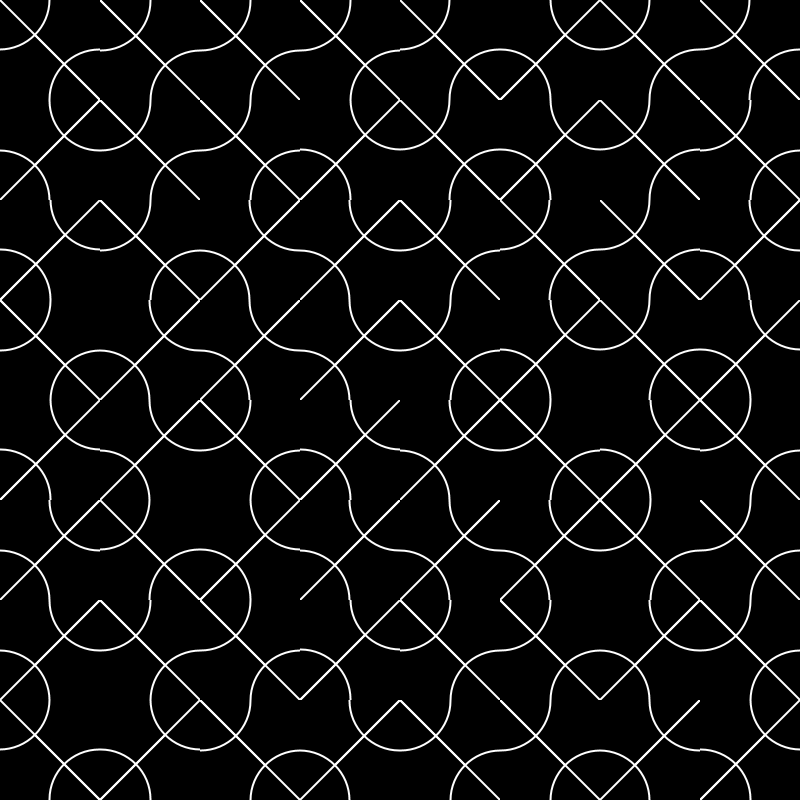
Frame 1 (no input)
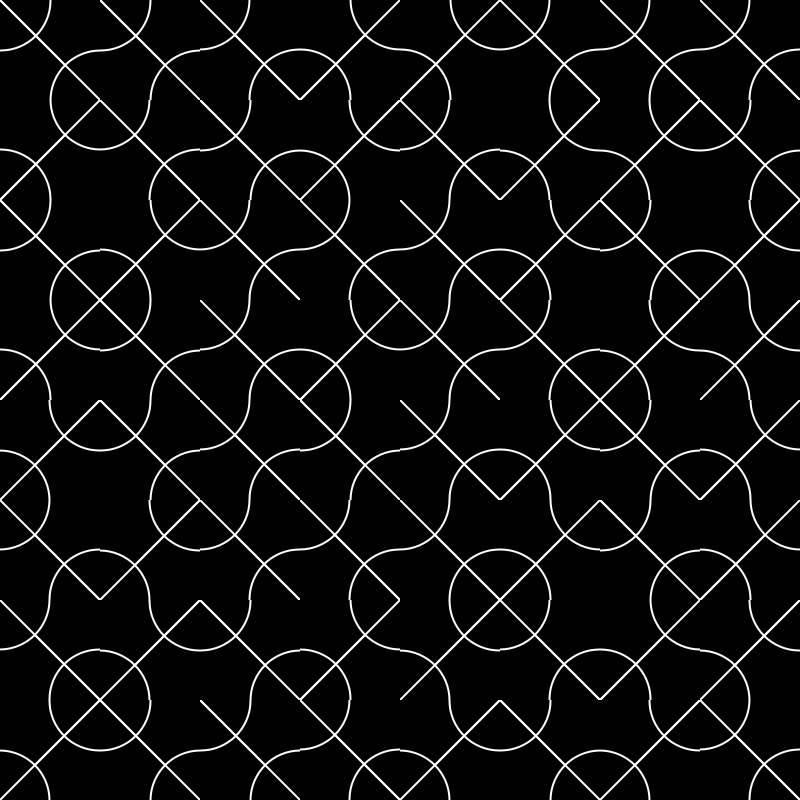
Frame 2 (the mouse pressed at the canvas centre, redrawn once)

The Processing sketch that drew these frames (run headless with seeded random() and noise(); the mouse was pressed at the canvas centre and the sketch redrawn once):

// Processing sketch: L6homework
// ── L6homework.pde



PGraphics tile;
color[]CL={0,0,0,0};
color[]colors={
CL[1],
CL[3],

};

void setup(){
  size(800,800);
  imageMode(CENTER);
  noLoop();
  
}

void draw(){
  background(0);
  
  
  int n=int(8);
  float s=width/n;
  int m=colors.length;
  float r=s/m;
  
  tile=createGraphics((int)s,(int)s);
  
  tile.beginDraw();
  
  tile.background(0);
  tile.stroke(255);
  tile.strokeWeight(2);
  //tile.fill(#B2ADFF);
  //tile.circle(0,0,width);
  
  
  for (int i=m-1;i>0;i--){
   tile.fill(color(colors[i])) ;
   tile.circle(0,0,i*r*2);
   tile.line(0,0,i*r*2,i*r*2);
  }
    for (int i=m-1;i>0;i--){
   tile.fill(color(colors[i])) ;
   tile.circle((int)s,(int)s,i*r*2);
   tile.line(0,0,i*r*2,i*r*2);
  }
  
  tile.endDraw();
  
  for(float x=s/2;x<width+s;x+=s){
  for(float y=s/2;y<height+s;y+=s){
  push();
  translate(x,y);
  
  int angle=int(random(4));
  if (angle==0)rotate(0);
  if (angle==1)rotate(PI/2);
  if (angle==2)rotate(PI);
  if (angle==3)rotate(-PI/2);
  
  
  //translate(width/2,width/2);
  image(tile,0,0);
  pop();
  }
  }
}
void mousePressed(){
 redraw(); 
}
